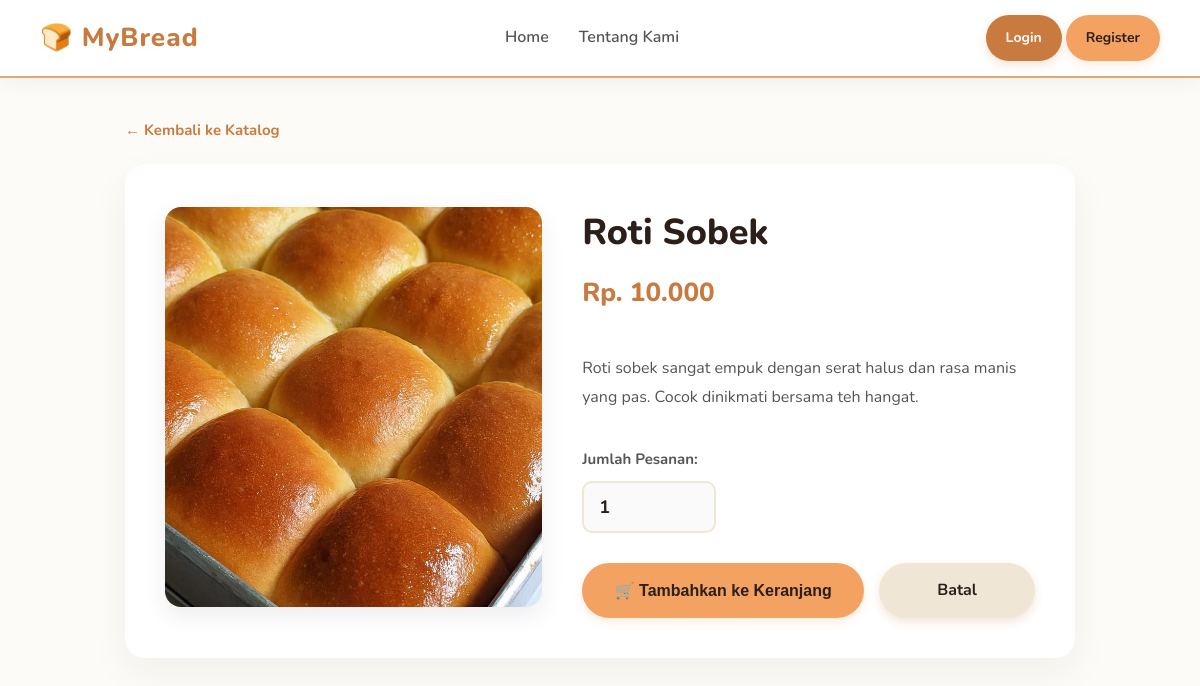
Screenshot of /detail.php?id=1 with the database file from the repository.
### tables this page shows
CREATE TABLE `products` (
  `id` int(11) NOT NULL,
  `name` varchar(100) NOT NULL,
  `price` decimal(10,0) NOT NULL,
  `img` varchar(255) NOT NULL,
  `desc` text DEFAULT NULL,
  `category` enum('Reguler','Custom') NOT NULL
);

### detail.php (the view, shortened to what this page needs)
<?php
include 'koneksi.php';
$id = isset($_GET['id']) ? (int)$_GET['id'] : 0;
$jenis = isset($_GET['jenis']) ? $_GET['jenis'] : 'reguler';
$query = mysqli_query($conn, "SELECT * FROM products WHERE id = '$id'");
$product = mysqli_fetch_assoc($query);
?>
<!DOCTYPE html>
<html lang="id">
<head>
    <link rel="stylesheet" href="style.css">
</head>
<body>
    <div class="navbar">
        <div class="nav-brand">
            <a href="index.php">🍞 MyBread</a>
        </div>
        <div class="nav-links">
            <a href="index.php">Home</a>
            <a href="tentang-kami.php">Tentang Kami</a>
        </div>
        <div class="nav-right">
            <?php if (isset($_SESSION['user'])): ?>
                <a href="keranjang.php" class="cart-icon">🛒 <span class="cart-badge"><?= $total_cart ?></span></a>
                <div class="user-menu dropdown">
                    <div class="dropdown-btn" onclick="toggleDropdown()">
                        👤 <strong><?= htmlspecialchars($_SESSION['user']) ?></strong> ▼
                    </div>
                    <div class="dropdown-content" id="logoutMenu">
                        <a href="profil.php" style="color: #333;">Profil Saya</a>
                        <a href="pesanan.php" style="color: #333;">Riwayat Pesanan</a>
                        <a href="index.php?logout=1" style="color: red;">Logout</a>
                    </div>
                </div>
            <?php else: ?>
                <div class="auth-buttons">
                    <a href="login.php" class="btn btn-detail" style="text-decoration:none;">Login</a>
                    <a href="register.php" class="btn btn-tambah" style="text-decoration:none;">Register</a>
                </div>
            <?php endif; ?>
        </div>
    </div>
    <div class="container" style="max-width: 950px; padding-top: 40px; padding-bottom: 60px;">
        <div style="margin-bottom: 20px;">
            <a href="produk.php" style="color: #C97A3E; text-decoration: none; font-weight: 700; font-size: 15px;">&larr; Kembali ke Katalog</a>
        </div>
        <div class="detail-card">
            <div class="detail-img-wrapper">
                <img src="<?= $product['img'] ?>" alt="<?= $product['name'] ?>" onerror="this.src='https://via.placeholder.com/400x400?text=Foto+Produk'">
            </div>
            <div class="detail-info-wrapper">
                <h1><?= $product['name'] ?></h1>
                <?php if ($jenis == 'custom'): ?>
                    <p class="detail-price">Estimasi Mulai Rp. <?= number_format($product['price'], 0, ',', '.') ?></p>
                <?php else: ?>
                    <p class="detail-price">Rp. <?= number_format($product['price'], 0, ',', '.') ?></p>
                <?php endif; ?>
                <p class="detail-desc"><?= $product['desc'] ?></p>
                <?php if ($jenis == 'custom'): ?>
                    <div class="custom-notice">
                        <h4 style="margin:0 0 5px 0; color:#2C1E18; font-size: 16px;">💬 Konsultasi Desain & Harga</h4>
                        <p style="margin:0; font-size:14px; color:#555;">Karena produk ini bersifat custom, harga akhir akan menyesuaikan tingkat kesulitan request Anda. Silakan isi form detail di bawah untuk diteruskan ke WhatsApp Admin.</p>
                    </div>
                    <div class="custom-form-group">
                        <label>Tanggal Acara / Pengambilan:</label>
                        <input type="date" id="tgl_custom" min="<?= date('Y-m-d', strtotime('+2 days')) ?>">
                        <small style="color: #888;">*Pemesanan custom minimal H-2</small>
                    </div>
                    <div class="custom-form-group">
                        <label>Detail Request (Warna, Tema, Tulisan di Kue):</label>
                        <textarea id="catatan_custom" rows="3" placeholder="Contoh: Tema Spiderman, warna biru merah, tulisan 'Happy Birthday Budi ke-7'"></textarea>
                    </div>
                    <div class="action-buttons">
                        <button type="button" class="btn btn-wa" style="flex: 2; padding: 15px; font-size: 16px; border:none; border-radius: 10px; cursor: pointer;" onclick="kirimWA('<?= $product['name'] ?>')">
                            <span style="font-size: 20px; vertical-align: middle;">💬</span> Konsultasi ke WhatsApp Admin
                        </button>
                    </div>
                <?php else: ?>
                    <form method="POST" action="">
                        <div class="qty-group">
                            <label>Jumlah Pesanan:</label>
                            <input type="number" name="jumlah" value="1" min="1" class="qty-input" required>
                        </div>
                        <div class="action-buttons">
                            <button type="submit" name="tambah_keranjang" class="btn btn-tambah" style="flex: 2; padding: 15px; font-size: 16px;">
                                🛒 Tambahkan ke Keranjang
                            </button>
                            <a href="produk.php" class="btn btn-detail" style="flex: 1; padding: 15px; font-size: 16px; background-color: #F0E6D6; color: #2C1E18; text-align: center;">
                                Batal
                            </a>
                        </div>
                    </form>
                <?php endif; ?>
            </div>
        </div>
    </div>
</body>
</html>

### style.css (style rules this page uses)
body { display: flex; flex-direction: column; min-height: 100vh; background-color: #FDFBF7; font-family: 'Nunito', sans-serif; color: #333; line-height: 1.6; }
html, body { height: 100%; margin: 0; padding: 0; }
h1, h2, h3, h4, h5, h6 { color: #2C1E18; margin-top: 0; }
.container { padding-top: 60px; padding-bottom: 60px; width: 90%; max-width: 1200px; margin: 0 auto; }
.navbar { display: flex; justify-content: space-between; align-items: center; background: rgba(255, 255, 255, 0.95); backdrop-filter: blur(10px); padding: 15px 40px; box-shadow: 0 4px 20px rgba(44, 30, 24, 0.05); border-bottom: 2px solid #E0A96D; position: sticky; top: 0; z-index: 1000; }
.nav-links { display: flex; gap: 30px; }
.nav-links a { text-decoration: none; color: #555555; font-size: 16px; font-weight: 600; transition: color 0.3s, transform 0.2s; }
.nav-right { display: flex; align-items: center; gap: 30px; }
.btn { display: inline-block; padding: 12px 20px; border: none; cursor: pointer; border-radius: 30px; text-decoration: none; text-align: center; font-size: 14px; font-weight: 700; transition: all 0.3s cubic-bezier(0.25, 0.8, 0.25, 1); }
.btn-tambah { background-color: #F4A261; color: #2C1E18; box-shadow: 0 4px 10px rgba(244, 162, 97, 0.2); }
.btn-detail { background-color: #C97A3E; color: #FFFFFF; box-shadow: 0 4px 10px rgba(201, 122, 62, 0.2); }
.detail-card { display: flex; gap: 40px; background: #FFFFFF; padding: 40px; border-radius: 20px; box-shadow: 0 15px 40px rgba(44, 30, 24, 0.05); align-items: center; }
.detail-img-wrapper { flex: 1; }
.detail-img-wrapper img { width: 100%; height: auto; max-height: 400px; object-fit: cover; border-radius: 16px; box-shadow: 0 8px 25px rgba(0,0,0,0.08); }
.detail-info-wrapper { flex: 1.2; display: flex; flex-direction: column; }
.detail-info-wrapper h1 { font-size: 36px; color: #2C1E18; margin-bottom: 10px; font-weight: 800; }
.detail-price { font-size: 26px; color: #C97A3E; font-weight: 800; margin: 0 0 25px 0; }
.detail-desc { font-size: 16px; color: #555555; line-height: 1.8; margin-bottom: 35px; }
.qty-group { margin-bottom: 30px; }
.qty-group label { display: block; font-weight: 700; color: #555; margin-bottom: 10px; font-size: 15px; }
.qty-input { width: 100px; padding: 12px 15px; border: 2px solid #F0E6D6; border-radius: 10px; font-size: 18px; font-weight: bold; font-family: inherit; color: #2C1E18; background-color: #FAFAFA; transition: all 0.3s ease; }
.action-buttons { display: flex; gap: 15px; }
.nav-brand a { font-size: 26px; font-weight: 800; color: #C97A3E; text-decoration: none; letter-spacing: 1px; display: flex; align-items: center; gap: 8px; transition: transform 0.3s; }

### rows the page displays
products: img (picture), name "Roti Sobek", price "10.000", desc "Roti sobek sangat empuk dengan serat halus dan rasa manis yang pas. Cocok dinikmati bersama teh hangat."
